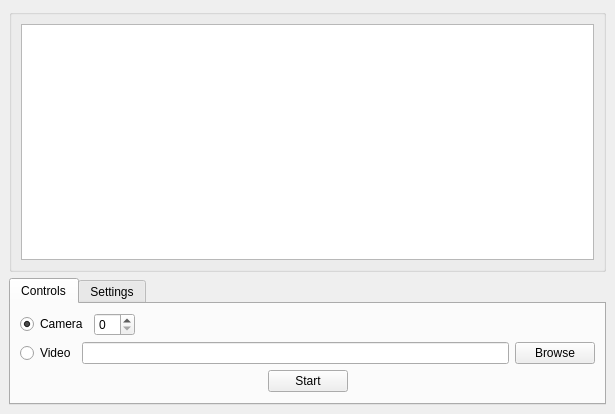
<?xml version="1.0" encoding="UTF-8"?>
<ui version="4.0">
 <class>MainWindow</class>
 <widget class="QMainWindow" name="MainWindow">
  <property name="geometry">
   <rect>
    <x>0</x>
    <y>0</y>
    <width>615</width>
    <height>414</height>
   </rect>
  </property>
  <property name="windowTitle">
   <string>MainWindow</string>
  </property>
  <widget class="QWidget" name="centralwidget">
   <layout class="QGridLayout" name="gridLayout">
    <item row="1" column="0">
     <widget class="QTabWidget" name="tabs">
      <property name="sizePolicy">
       <sizepolicy hsizetype="Expanding" vsizetype="Preferred">
        <horstretch>0</horstretch>
        <verstretch>0</verstretch>
       </sizepolicy>
      </property>
      <property name="currentIndex">
       <number>0</number>
      </property>
      <widget class="QWidget" name="controlsTab">
       <attribute name="title">
        <string>Controls</string>
       </attribute>
       <layout class="QGridLayout" name="gridLayout_3">
        <item row="0" column="0">
         <layout class="QHBoxLayout" name="horizontalLayout">
          <item>
           <widget class="QRadioButton" name="cameraRadio">
            <property name="text">
             <string>Camera</string>
            </property>
            <property name="checked">
             <bool>true</bool>
            </property>
           </widget>
          </item>
          <item>
           <widget class="QSpinBox" name="cameraSpin"/>
          </item>
          <item>
           <spacer name="horizontalSpacer">
            <property name="orientation">
             <enum>Qt::Horizontal</enum>
            </property>
            <property name="sizeHint" stdset="0">
             <size>
              <width>40</width>
              <height>20</height>
             </size>
            </property>
           </spacer>
          </item>
         </layout>
        </item>
        <item row="1" column="0">
         <layout class="QHBoxLayout" name="horizontalLayout_2">
          <item>
           <widget class="QRadioButton" name="videoRadio">
            <property name="text">
             <string>Video</string>
            </property>
           </widget>
          </item>
          <item>
           <widget class="QLineEdit" name="videoEdit"/>
          </item>
          <item>
           <widget class="QPushButton" name="browseVideoBtn">
            <property name="text">
             <string>Browse</string>
            </property>
           </widget>
          </item>
         </layout>
        </item>
        <item row="2" column="0">
         <layout class="QHBoxLayout" name="horizontalLayout_4">
          <item>
           <spacer name="horizontalSpacer_3">
            <property name="orientation">
             <enum>Qt::Horizontal</enum>
            </property>
            <property name="sizeHint" stdset="0">
             <size>
              <width>40</width>
              <height>20</height>
             </size>
            </property>
           </spacer>
          </item>
          <item>
           <widget class="QPushButton" name="startBtn">
            <property name="text">
             <string>Start</string>
            </property>
           </widget>
          </item>
          <item>
           <spacer name="horizontalSpacer_2">
            <property name="orientation">
             <enum>Qt::Horizontal</enum>
            </property>
            <property name="sizeHint" stdset="0">
             <size>
              <width>40</width>
              <height>20</height>
             </size>
            </property>
           </spacer>
          </item>
         </layout>
        </item>
       </layout>
      </widget>
      <widget class="QWidget" name="settingsTab">
       <attribute name="title">
        <string>Settings</string>
       </attribute>
       <layout class="QGridLayout" name="gridLayout_4">
        <item row="0" column="0">
         <layout class="QHBoxLayout" name="horizontalLayout_3">
          <item>
           <widget class="QLabel" name="label">
            <property name="text">
             <string>TensorFlow PB File :</string>
            </property>
           </widget>
          </item>
          <item>
           <widget class="QLineEdit" name="pbFileEdit">
            <property name="text">
             <string/>
            </property>
           </widget>
          </item>
          <item>
           <widget class="QPushButton" name="pbBrowseBtn">
            <property name="text">
             <string>Browse</string>
            </property>
           </widget>
          </item>
         </layout>
        </item>
        <item row="1" column="0">
         <layout class="QHBoxLayout" name="horizontalLayout_5">
          <item>
           <widget class="QLabel" name="label_2">
            <property name="text">
             <string>TensorFlow PBTXT File :</string>
            </property>
           </widget>
          </item>
          <item>
           <widget class="QLineEdit" name="pbtxtFileEdit">
            <property name="text">
             <string/>
            </property>
           </widget>
          </item>
          <item>
           <widget class="QPushButton" name="pbtxtBrowseBtn">
            <property name="text">
             <string>Browse</string>
            </property>
           </widget>
          </item>
         </layout>
        </item>
        <item row="2" column="0">
         <layout class="QHBoxLayout" name="horizontalLayout_6">
          <item>
           <widget class="QLabel" name="label_3">
            <property name="text">
             <string>Class Names :</string>
            </property>
           </widget>
          </item>
          <item>
           <widget class="QLineEdit" name="classesFileEdit">
            <property name="text">
             <string/>
            </property>
           </widget>
          </item>
          <item>
           <widget class="QPushButton" name="classesBrowseBtn">
            <property name="text">
             <string>Browse</string>
            </property>
           </widget>
          </item>
         </layout>
        </item>
       </layout>
      </widget>
     </widget>
    </item>
    <item row="0" column="0">
     <widget class="QGroupBox" name="groupBox">
      <property name="title">
       <string/>
      </property>
      <layout class="QGridLayout" name="gridLayout_2">
       <item row="1" column="0">
        <widget class="QGraphicsView" name="videoView"/>
       </item>
      </layout>
     </widget>
    </item>
   </layout>
  </widget>
 </widget>
 <resources/>
 <connections/>
</ui>
